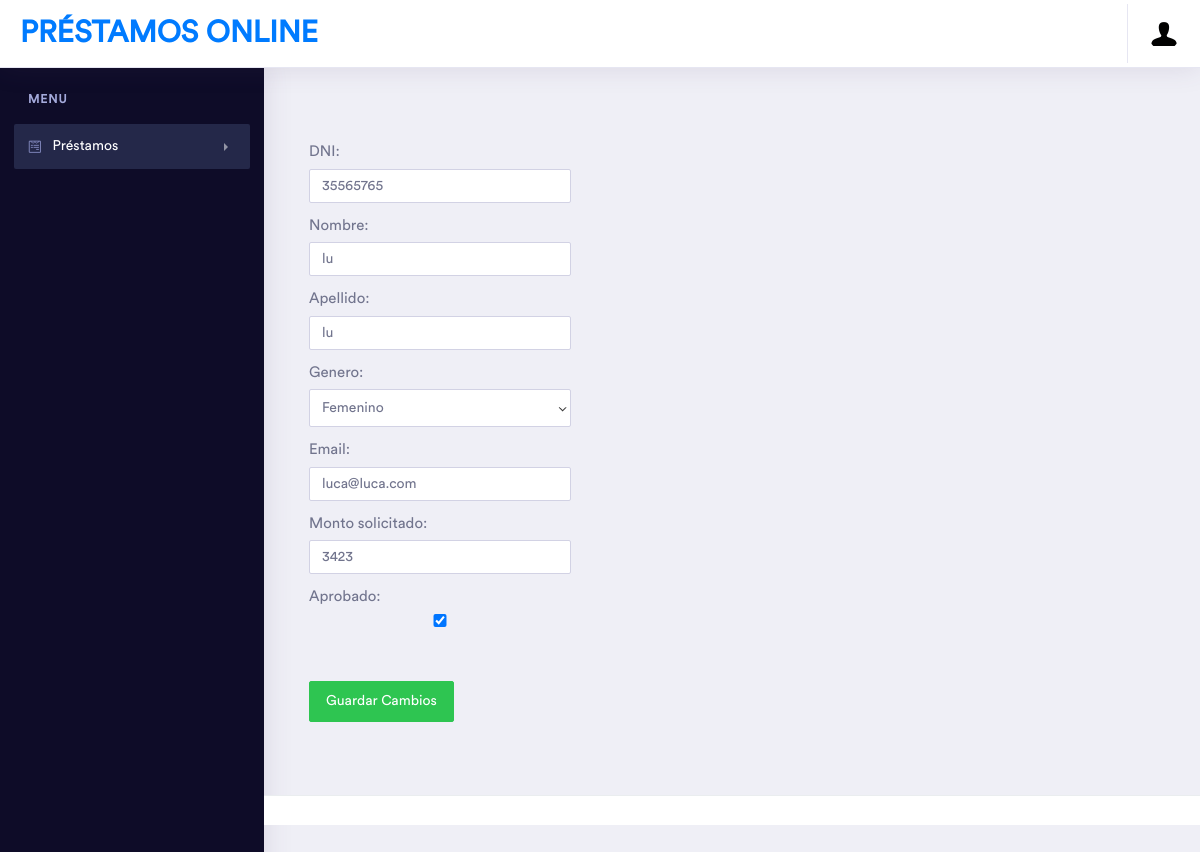
Screenshot of /prestamos/1/update (signed in) with the database file from the repository.
### core/models.py (models this page shows)
class Prestamo (models.Model):
    dni = models.CharField(max_length=8)
    nombre = models.CharField(max_length=100)
    apellido = models.CharField(max_length=100)
    op_genero = (
        ('Masculino','Masculino'),
        ('Femenino','Femenino'),
        ('Otro','Otro')
    )
    genero = models.CharField(max_length=15, choices=op_genero)
    email = models.EmailField()
    monto = models.IntegerField(blank=False)
    aprobado = models.BooleanField(default=False)

### core/views.py (the view)
# urls.py: path('prestamos/<int:pk>/update',staff_member_required(EditarPrestamo.as_view())),
class EditarPrestamo(UpdateView):
    model = Prestamo
    template_name = "core/form_pedir_prestamo.html"
    form_class = EditSolicitudForm
    success_url = reverse_lazy("/")

### core/forms.py
class EditSolicitudForm(forms.ModelForm):
    class Meta:
        model = Prestamo
        fields = ('dni', 'nombre', 'apellido', 'genero','email','monto','aprobado')
        labels = {
            "dni":"DNI",
            "nombre":"Nombre",
            "apellido":"Apellido",
            "genero":"Genero",
            "email":"Email",
            "monto":"Monto solicitado",
            "aprobado":"Aprobado"
        }

### core/templates/core/form_pedir_prestamo.html (shortened to what this page needs)
{% extends "core/base.html" %}
{% block content %}
  <div class="right_col" role="main">
      <div class="row">
        <div class="col-md-12 col-sm-12 col-xs-12">
          <div class="x_panel">
            <br />
            <form id="{{ form_id }}" class="form-horizontal form-label-left" method="POST">{% csrf_token %}
              {% load widget_tweaks %}
              {% for field in form.visible_fields %}
                <div class="form-group">
                  {{ field|add_label_class:"control-label col-md-4 col-sm-4 col-xs-6" }}
                  <div class="col-md-4 col-sm-4 col-xs-12">
                    {% if field.errors %}
                      {{ field|add_class:'form-control parsley-error col-md-4 col-sm-4 col-xs-6'  }}
                      <p class="error-message">
                        {% for errors in field.errors %}
                          {{ errors }}
                        {% endfor %}
                      </p>
                    {% else %}
                      {{ field|add_class:'form-control col-md-12 col-sm-12 col-xs-12'  }}
                    {% endif %}
                  </div>
                </div>
              {% endfor %}
              <br />
              <br />
              <div class="form-group">
                <div class="col-md-4 col-sm-4 col-xs-12 col-md-offset-4">
                  <button type="submit" name="create" class="btn btn-success pull-right" data-toggle="modal">Guardar Cambios</button>
                </div>
              </div>
            </form>
          </div>
          <div class="col-md-3 col-sm-3 col-xs-12">
          </div>
        </div>
      </div>
{% endblock content %}

### rows the page displays
Prestamo: visible_fields "DNI:" "Nombre:" "Apellido:" "Genero:" "Email:" "Monto solicitado:" "Aprobado:", visible_fields "35565765" "lu" "lu" "Femenino" "luca@luca.com" "3423" "☑"
